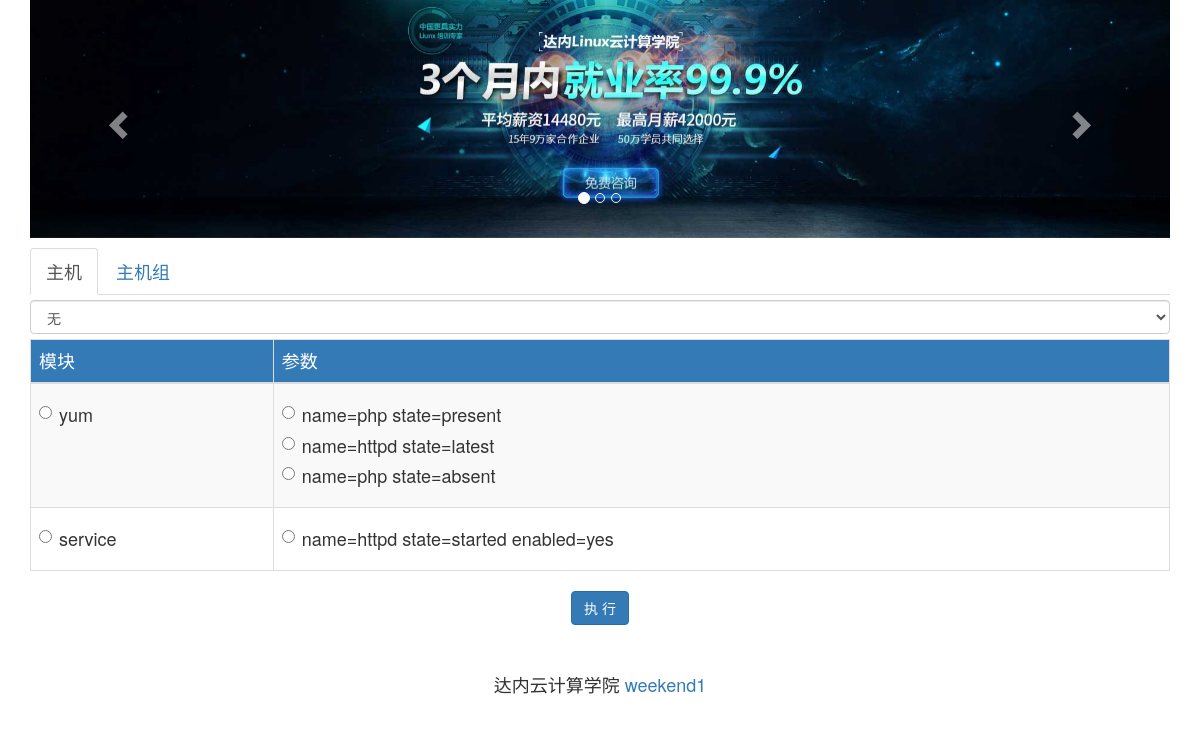
Screenshot of /webadmin/tasks/ with the database file from the repository.
### webadmin/models.py (models this page shows, shortened)
class Module(models.Model):
    modulename = models.CharField(max_length=50, unique=True)

class Arg(models.Model):
    arg_text = models.CharField(max_length=100)
    module = models.ForeignKey(Module)

### webadmin/views.py (the view, shortened to what this page needs)
def tasks(request):
    groups = Group.objects.all()
    hosts = Host.objects.all()
    modules = Module.objects.all()
    context = {'groups': groups, 'hosts': hosts, 'modules': modules}
    return render(request, 'webadmin/tasks.html', context)

### templates/webadmin/tasks.html (shortened to what this page needs)
{% extends 'base.html' %}
{% load static %}
{% block content %}
    <form action="" method="post" class="h4">
        <ul class="nav nav-tabs">
            <li class="active"><a href="#server" data-toggle="tab">主机</a></li>
            <li><a href="#servergroup" data-toggle="tab">主机组</a></li>
        </ul>
        <div class="tab-content" style="margin: 5px 0">
            <div id="server" class="tab-pane active fade in">
                <select class="form-control" name="ip">
                    <option value="">无</option>
                </select>
            </div>
        </div>
        <table class="table table-hover table-bordered table-striped">
            <thead class="bg-primary">
                <tr>
                    <td>模块</td>
                    <td>参数</td>
                </tr>
            </thead>
            {% for module in modules %}
                <tr>
                    <td>
                        <div class="radio">
                            <label>
                                <input type="radio" name="module" value="{{ module.modulename }}">
                                {{ module.modulename }}
                            </label>
                        </div>
                    </td>
                    <td>
                        {% for arg in module.arg_set.all %}
                            <div class="radio">
                                <label>
                                    <input type="radio" name="arg" value="{{ arg.arg_text }}">
                                    {{ arg.arg_text }}
                                </label>
                            </div>
                        {% endfor %}
                    </td>
                </tr>
            {% endfor %}
        </table>
    <div class="form-group text-center">
        <input class="btn btn-primary" type="submit" value="执 行">
    </div>
    </form>
{% endblock %}

### rows the page displays
Module: modulename "yum"
Arg: arg_text "name=php state=present"
Arg: arg_text "name=httpd state=latest"
Arg: arg_text "name=php state=absent"
Module: modulename "service"
Arg: arg_text "name=httpd state=started enabled=yes"
